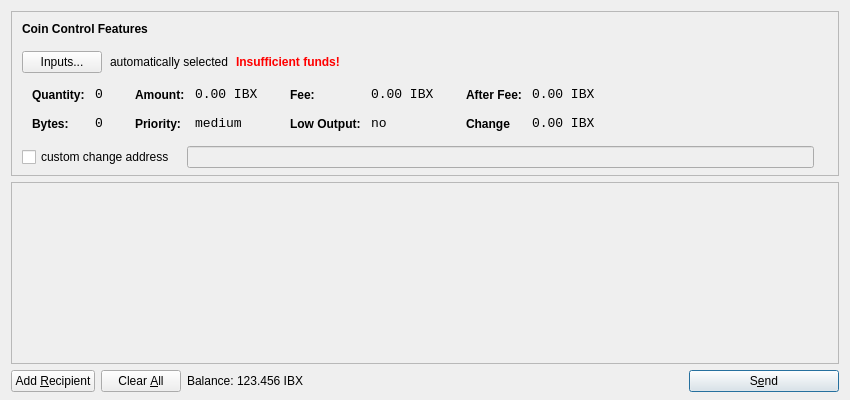
<?xml version="1.0" encoding="UTF-8"?>
<ui version="4.0">
 <class>SendCoinsDialog</class>
 <widget class="QDialog" name="SendCoinsDialog">
  <property name="geometry">
   <rect>
    <x>0</x>
    <y>0</y>
    <width>850</width>
    <height>400</height>
   </rect>
  </property>
  <property name="windowTitle">
   <string>Send Coins</string>
  </property>
  <layout class="QVBoxLayout" name="verticalLayout" stretch="0,1,0">
   <property name="bottomMargin">
    <number>8</number>
   </property>
   <item>
    <widget class="QFrame" name="frameCoinControl">
     <property name="sizePolicy">
      <sizepolicy hsizetype="Expanding" vsizetype="Expanding">
       <horstretch>0</horstretch>
       <verstretch>0</verstretch>
      </sizepolicy>
     </property>
     <property name="maximumSize">
      <size>
       <width>16777215</width>
       <height>16777215</height>
      </size>
     </property>
     <property name="frameShape">
      <enum>QFrame::StyledPanel</enum>
     </property>
     <property name="frameShadow">
      <enum>QFrame::Sunken</enum>
     </property>
     <layout class="QVBoxLayout" name="verticalLayoutCoinControl2">
      <property name="spacing">
       <number>-1</number>
      </property>
      <property name="leftMargin">
       <number>0</number>
      </property>
      <property name="topMargin">
       <number>0</number>
      </property>
      <property name="rightMargin">
       <number>0</number>
      </property>
      <property name="bottomMargin">
       <number>6</number>
      </property>
      <item>
       <layout class="QVBoxLayout" name="verticalLayoutCoinControl" stretch="0,0,0,0,1">
        <property name="spacing">
         <number>0</number>
        </property>
        <property name="leftMargin">
         <number>10</number>
        </property>
        <property name="topMargin">
         <number>10</number>
        </property>
        <item>
         <layout class="QHBoxLayout" name="horizontalLayoutCoinControl1">
          <property name="bottomMargin">
           <number>15</number>
          </property>
          <item>
           <widget class="QLabel" name="labelCoinControlFeatures">
            <property name="sizePolicy">
             <sizepolicy hsizetype="Preferred" vsizetype="Maximum">
              <horstretch>0</horstretch>
              <verstretch>0</verstretch>
             </sizepolicy>
            </property>
            <property name="font">
             <font>
              <weight>75</weight>
              <bold>true</bold>
             </font>
            </property>
            <property name="styleSheet">
             <string notr="true">font-weight:bold;</string>
            </property>
            <property name="text">
             <string>Coin Control Features</string>
            </property>
           </widget>
          </item>
         </layout>
        </item>
        <item>
         <layout class="QHBoxLayout" name="horizontalLayoutCoinControl2" stretch="0,0,0,0">
          <property name="spacing">
           <number>8</number>
          </property>
          <property name="bottomMargin">
           <number>10</number>
          </property>
          <item>
           <widget class="QPushButton" name="pushButtonCoinControl">
            <property name="styleSheet">
             <string notr="true"/>
            </property>
            <property name="text">
             <string>Inputs...</string>
            </property>
           </widget>
          </item>
          <item>
           <widget class="QLabel" name="labelCoinControlAutomaticallySelected">
            <property name="text">
             <string>automatically selected</string>
            </property>
            <property name="margin">
             <number>5</number>
            </property>
           </widget>
          </item>
          <item>
           <widget class="QLabel" name="labelCoinControlInsuffFunds">
            <property name="font">
             <font>
              <weight>75</weight>
              <bold>true</bold>
             </font>
            </property>
            <property name="styleSheet">
             <string notr="true">color:red;font-weight:bold;</string>
            </property>
            <property name="text">
             <string>Insufficient funds!</string>
            </property>
            <property name="margin">
             <number>5</number>
            </property>
           </widget>
          </item>
          <item>
           <spacer name="horizontalSpacerCoinControl">
            <property name="orientation">
             <enum>Qt::Horizontal</enum>
            </property>
            <property name="sizeHint" stdset="0">
             <size>
              <width>40</width>
              <height>1</height>
             </size>
            </property>
           </spacer>
          </item>
         </layout>
        </item>
        <item>
         <widget class="QWidget" name="widgetCoinControl" native="true">
          <property name="sizePolicy">
           <sizepolicy hsizetype="Preferred" vsizetype="Preferred">
            <horstretch>0</horstretch>
            <verstretch>0</verstretch>
           </sizepolicy>
          </property>
          <property name="minimumSize">
           <size>
            <width>0</width>
            <height>0</height>
           </size>
          </property>
          <property name="styleSheet">
           <string notr="true"/>
          </property>
          <layout class="QHBoxLayout" name="horizontalLayoutCoinControl5">
           <property name="margin">
            <number>0</number>
           </property>
           <item>
            <layout class="QHBoxLayout" name="horizontalLayoutCoinControl3" stretch="0,0,0,1">
             <property name="spacing">
              <number>20</number>
             </property>
             <property name="topMargin">
              <number>0</number>
             </property>
             <property name="bottomMargin">
              <number>10</number>
             </property>
             <item>
              <layout class="QFormLayout" name="formLayoutCoinControl1">
               <property name="horizontalSpacing">
                <number>10</number>
               </property>
               <property name="verticalSpacing">
                <number>14</number>
               </property>
               <property name="leftMargin">
                <number>10</number>
               </property>
               <property name="topMargin">
                <number>4</number>
               </property>
               <property name="rightMargin">
                <number>6</number>
               </property>
               <item row="0" column="0">
                <widget class="QLabel" name="labelCoinControlQuantityText">
                 <property name="styleSheet">
                  <string notr="true">font-weight:bold;</string>
                 </property>
                 <property name="text">
                  <string>Quantity:</string>
                 </property>
                 <property name="margin">
                  <number>0</number>
                 </property>
                </widget>
               </item>
               <item row="0" column="1">
                <widget class="QLabel" name="labelCoinControlQuantity">
                 <property name="font">
                  <font>
                   <family>Monospace</family>
                   <pointsize>10</pointsize>
                  </font>
                 </property>
                 <property name="cursor">
                  <cursorShape>IBeamCursor</cursorShape>
                 </property>
                 <property name="contextMenuPolicy">
                  <enum>Qt::ActionsContextMenu</enum>
                 </property>
                 <property name="text">
                  <string>0</string>
                 </property>
                 <property name="margin">
                  <number>0</number>
                 </property>
                 <property name="textInteractionFlags">
                  <set>Qt::LinksAccessibleByMouse|Qt::TextSelectableByKeyboard|Qt::TextSelectableByMouse</set>
                 </property>
                </widget>
               </item>
               <item row="1" column="0">
                <widget class="QLabel" name="labelCoinControlBytesText">
                 <property name="styleSheet">
                  <string notr="true">font-weight:bold;</string>
                 </property>
                 <property name="text">
                  <string>Bytes:</string>
                 </property>
                </widget>
               </item>
               <item row="1" column="1">
                <widget class="QLabel" name="labelCoinControlBytes">
                 <property name="font">
                  <font>
                   <family>Monospace</family>
                   <pointsize>10</pointsize>
                  </font>
                 </property>
                 <property name="cursor">
                  <cursorShape>IBeamCursor</cursorShape>
                 </property>
                 <property name="contextMenuPolicy">
                  <enum>Qt::ActionsContextMenu</enum>
                 </property>
                 <property name="text">
                  <string>0</string>
                 </property>
                 <property name="textInteractionFlags">
                  <set>Qt::LinksAccessibleByMouse|Qt::TextSelectableByKeyboard|Qt::TextSelectableByMouse</set>
                 </property>
                </widget>
               </item>
              </layout>
             </item>
             <item>
              <layout class="QFormLayout" name="formLayoutCoinControl2">
               <property name="horizontalSpacing">
                <number>10</number>
               </property>
               <property name="verticalSpacing">
                <number>14</number>
               </property>
               <property name="leftMargin">
                <number>6</number>
               </property>
               <property name="topMargin">
                <number>4</number>
               </property>
               <property name="rightMargin">
                <number>6</number>
               </property>
               <item row="0" column="0">
                <widget class="QLabel" name="labelCoinControlAmountText">
                 <property name="styleSheet">
                  <string notr="true">font-weight:bold;</string>
                 </property>
                 <property name="text">
                  <string>Amount:</string>
                 </property>
                 <property name="margin">
                  <number>0</number>
                 </property>
                </widget>
               </item>
               <item row="0" column="1">
                <widget class="QLabel" name="labelCoinControlAmount">
                 <property name="font">
                  <font>
                   <family>Monospace</family>
                   <pointsize>10</pointsize>
                  </font>
                 </property>
                 <property name="cursor">
                  <cursorShape>IBeamCursor</cursorShape>
                 </property>
                 <property name="contextMenuPolicy">
                  <enum>Qt::ActionsContextMenu</enum>
                 </property>
                 <property name="text">
                  <string>0.00 IBX</string>
                 </property>
                 <property name="textInteractionFlags">
                  <set>Qt::LinksAccessibleByMouse|Qt::TextSelectableByKeyboard|Qt::TextSelectableByMouse</set>
                 </property>
                </widget>
               </item>
               <item row="1" column="0">
                <widget class="QLabel" name="labelCoinControlPriorityText">
                 <property name="styleSheet">
                  <string notr="true">font-weight:bold;</string>
                 </property>
                 <property name="text">
                  <string>Priority:</string>
                 </property>
                </widget>
               </item>
               <item row="1" column="1">
                <widget class="QLabel" name="labelCoinControlPriority">
                 <property name="font">
                  <font>
                   <family>Monospace</family>
                   <pointsize>10</pointsize>
                  </font>
                 </property>
                 <property name="cursor">
                  <cursorShape>IBeamCursor</cursorShape>
                 </property>
                 <property name="contextMenuPolicy">
                  <enum>Qt::ActionsContextMenu</enum>
                 </property>
                 <property name="text">
                  <string>medium</string>
                 </property>
                 <property name="textInteractionFlags">
                  <set>Qt::LinksAccessibleByMouse|Qt::TextSelectableByKeyboard|Qt::TextSelectableByMouse</set>
                 </property>
                </widget>
               </item>
              </layout>
             </item>
             <item>
              <layout class="QFormLayout" name="formLayoutCoinControl3">
               <property name="horizontalSpacing">
                <number>10</number>
               </property>
               <property name="verticalSpacing">
                <number>14</number>
               </property>
               <property name="leftMargin">
                <number>6</number>
               </property>
               <property name="topMargin">
                <number>4</number>
               </property>
               <property name="rightMargin">
                <number>6</number>
               </property>
               <item row="0" column="0">
                <widget class="QLabel" name="labelCoinControlFeeText">
                 <property name="styleSheet">
                  <string notr="true">font-weight:bold;</string>
                 </property>
                 <property name="text">
                  <string>Fee:</string>
                 </property>
                 <property name="margin">
                  <number>0</number>
                 </property>
                </widget>
               </item>
               <item row="0" column="1">
                <widget class="QLabel" name="labelCoinControlFee">
                 <property name="font">
                  <font>
                   <family>Monospace</family>
                   <pointsize>10</pointsize>
                  </font>
                 </property>
                 <property name="cursor">
                  <cursorShape>IBeamCursor</cursorShape>
                 </property>
                 <property name="contextMenuPolicy">
                  <enum>Qt::ActionsContextMenu</enum>
                 </property>
                 <property name="text">
                  <string>0.00 IBX</string>
                 </property>
                 <property name="textInteractionFlags">
                  <set>Qt::LinksAccessibleByMouse|Qt::TextSelectableByKeyboard|Qt::TextSelectableByMouse</set>
                 </property>
                </widget>
               </item>
               <item row="1" column="0">
                <widget class="QLabel" name="labelCoinControlLowOutputText">
                 <property name="styleSheet">
                  <string notr="true">font-weight:bold;</string>
                 </property>
                 <property name="text">
                  <string>Low Output:</string>
                 </property>
                </widget>
               </item>
               <item row="1" column="1">
                <widget class="QLabel" name="labelCoinControlLowOutput">
                 <property name="font">
                  <font>
                   <family>Monospace</family>
                   <pointsize>10</pointsize>
                  </font>
                 </property>
                 <property name="cursor">
                  <cursorShape>IBeamCursor</cursorShape>
                 </property>
                 <property name="contextMenuPolicy">
                  <enum>Qt::ActionsContextMenu</enum>
                 </property>
                 <property name="text">
                  <string>no</string>
                 </property>
                 <property name="textInteractionFlags">
                  <set>Qt::LinksAccessibleByMouse|Qt::TextSelectableByKeyboard|Qt::TextSelectableByMouse</set>
                 </property>
                </widget>
               </item>
              </layout>
             </item>
             <item>
              <layout class="QFormLayout" name="formLayoutCoinControl4">
               <property name="horizontalSpacing">
                <number>10</number>
               </property>
               <property name="verticalSpacing">
                <number>14</number>
               </property>
               <property name="leftMargin">
                <number>6</number>
               </property>
               <property name="topMargin">
                <number>4</number>
               </property>
               <property name="rightMargin">
                <number>6</number>
               </property>
               <item row="0" column="0">
                <widget class="QLabel" name="labelCoinControlAfterFeeText">
                 <property name="styleSheet">
                  <string notr="true">font-weight:bold;</string>
                 </property>
                 <property name="text">
                  <string>After Fee:</string>
                 </property>
                 <property name="margin">
                  <number>0</number>
                 </property>
                </widget>
               </item>
               <item row="0" column="1">
                <widget class="QLabel" name="labelCoinControlAfterFee">
                 <property name="font">
                  <font>
                   <family>Monospace</family>
                   <pointsize>10</pointsize>
                  </font>
                 </property>
                 <property name="cursor">
                  <cursorShape>IBeamCursor</cursorShape>
                 </property>
                 <property name="contextMenuPolicy">
                  <enum>Qt::ActionsContextMenu</enum>
                 </property>
                 <property name="text">
                  <string>0.00 IBX</string>
                 </property>
                 <property name="textInteractionFlags">
                  <set>Qt::LinksAccessibleByMouse|Qt::TextSelectableByKeyboard|Qt::TextSelectableByMouse</set>
                 </property>
                </widget>
               </item>
               <item row="1" column="0">
                <widget class="QLabel" name="labelCoinControlChangeText">
                 <property name="styleSheet">
                  <string notr="true">font-weight:bold;</string>
                 </property>
                 <property name="text">
                  <string>Change</string>
                 </property>
                </widget>
               </item>
               <item row="1" column="1">
                <widget class="QLabel" name="labelCoinControlChange">
                 <property name="font">
                  <font>
                   <family>Monospace</family>
                   <pointsize>10</pointsize>
                  </font>
                 </property>
                 <property name="cursor">
                  <cursorShape>IBeamCursor</cursorShape>
                 </property>
                 <property name="contextMenuPolicy">
                  <enum>Qt::ActionsContextMenu</enum>
                 </property>
                 <property name="text">
                  <string>0.00 IBX</string>
                 </property>
                 <property name="textInteractionFlags">
                  <set>Qt::LinksAccessibleByMouse|Qt::TextSelectableByKeyboard|Qt::TextSelectableByMouse</set>
                 </property>
                </widget>
               </item>
              </layout>
             </item>
            </layout>
           </item>
          </layout>
         </widget>
        </item>
        <item>
         <layout class="QHBoxLayout" name="horizontalLayoutCoinControl4" stretch="0,0,0">
          <property name="spacing">
           <number>12</number>
          </property>
          <property name="sizeConstraint">
           <enum>QLayout::SetDefaultConstraint</enum>
          </property>
          <property name="topMargin">
           <number>5</number>
          </property>
          <property name="rightMargin">
           <number>5</number>
          </property>
          <item>
           <widget class="QCheckBox" name="checkBoxCoinControlChange">
            <property name="text">
             <string>custom change address</string>
            </property>
           </widget>
          </item>
          <item>
           <widget class="QLineEdit" name="lineEditCoinControlChange">
            <property name="enabled">
             <bool>false</bool>
            </property>
            <property name="sizePolicy">
             <sizepolicy hsizetype="Expanding" vsizetype="Fixed">
              <horstretch>0</horstretch>
              <verstretch>0</verstretch>
             </sizepolicy>
            </property>
           </widget>
          </item>
          <item>
           <widget class="QLabel" name="labelCoinControlChangeLabel">
            <property name="sizePolicy">
             <sizepolicy hsizetype="Preferred" vsizetype="Expanding">
              <horstretch>0</horstretch>
              <verstretch>0</verstretch>
             </sizepolicy>
            </property>
            <property name="minimumSize">
             <size>
              <width>0</width>
              <height>0</height>
             </size>
            </property>
            <property name="text">
             <string/>
            </property>
            <property name="margin">
             <number>3</number>
            </property>
           </widget>
          </item>
         </layout>
        </item>
        <item>
         <spacer name="verticalSpacerCoinControl">
          <property name="orientation">
           <enum>Qt::Vertical</enum>
          </property>
          <property name="sizeHint" stdset="0">
           <size>
            <width>800</width>
            <height>1</height>
           </size>
          </property>
         </spacer>
        </item>
       </layout>
      </item>
     </layout>
    </widget>
   </item>
   <item>
    <widget class="QScrollArea" name="scrollArea">
     <property name="widgetResizable">
      <bool>true</bool>
     </property>
     <widget class="QWidget" name="scrollAreaWidgetContents">
      <property name="geometry">
       <rect>
        <x>0</x>
        <y>0</y>
        <width>830</width>
        <height>165</height>
       </rect>
      </property>
      <layout class="QVBoxLayout" name="verticalLayout_2">
       <property name="margin">
        <number>0</number>
       </property>
       <item>
        <layout class="QVBoxLayout" name="entries">
         <property name="spacing">
          <number>6</number>
         </property>
        </layout>
       </item>
       <item>
        <spacer name="verticalSpacer">
         <property name="orientation">
          <enum>Qt::Vertical</enum>
         </property>
         <property name="sizeHint" stdset="0">
          <size>
           <width>20</width>
           <height>40</height>
          </size>
         </property>
        </spacer>
       </item>
      </layout>
     </widget>
    </widget>
   </item>
   <item>
    <layout class="QHBoxLayout" name="horizontalLayout">
     <item>
      <widget class="QPushButton" name="addButton">
       <property name="toolTip">
        <string>Send to multiple recipients at once</string>
       </property>
       <property name="text">
        <string>Add &amp;Recipient</string>
       </property>
       <property name="icon">
        <iconset resource="../bitcoin.qrc">
         <normaloff>:/icons/add</normaloff>:/icons/add</iconset>
       </property>
       <property name="autoDefault">
        <bool>false</bool>
       </property>
      </widget>
     </item>
     <item>
      <widget class="QPushButton" name="clearButton">
       <property name="sizePolicy">
        <sizepolicy hsizetype="Minimum" vsizetype="Fixed">
         <horstretch>0</horstretch>
         <verstretch>0</verstretch>
        </sizepolicy>
       </property>
       <property name="toolTip">
        <string>Remove all transaction fields</string>
       </property>
       <property name="text">
        <string>Clear &amp;All</string>
       </property>
       <property name="icon">
        <iconset resource="../bitcoin.qrc">
         <normaloff>:/icons/remove</normaloff>:/icons/remove</iconset>
       </property>
       <property name="autoRepeatDelay">
        <number>300</number>
       </property>
       <property name="autoDefault">
        <bool>false</bool>
       </property>
      </widget>
     </item>
     <item>
      <layout class="QHBoxLayout" name="horizontalLayout_2">
       <property name="spacing">
        <number>3</number>
       </property>
       <item>
        <widget class="QLabel" name="label">
         <property name="sizePolicy">
          <sizepolicy hsizetype="Preferred" vsizetype="Fixed">
           <horstretch>0</horstretch>
           <verstretch>0</verstretch>
          </sizepolicy>
         </property>
         <property name="text">
          <string>Balance:</string>
         </property>
        </widget>
       </item>
       <item>
        <widget class="QLabel" name="labelBalance">
         <property name="sizePolicy">
          <sizepolicy hsizetype="Preferred" vsizetype="Fixed">
           <horstretch>0</horstretch>
           <verstretch>0</verstretch>
          </sizepolicy>
         </property>
         <property name="cursor">
          <cursorShape>IBeamCursor</cursorShape>
         </property>
         <property name="text">
          <string>123.456 IBX</string>
         </property>
         <property name="textInteractionFlags">
          <set>Qt::LinksAccessibleByMouse|Qt::TextSelectableByKeyboard|Qt::TextSelectableByMouse</set>
         </property>
        </widget>
       </item>
      </layout>
     </item>
     <item>
      <spacer name="horizontalSpacer">
       <property name="orientation">
        <enum>Qt::Horizontal</enum>
       </property>
       <property name="sizeHint" stdset="0">
        <size>
         <width>40</width>
         <height>20</height>
        </size>
       </property>
      </spacer>
     </item>
     <item>
      <widget class="QPushButton" name="sendButton">
       <property name="minimumSize">
        <size>
         <width>150</width>
         <height>0</height>
        </size>
       </property>
       <property name="toolTip">
        <string>Confirm the send action</string>
       </property>
       <property name="text">
        <string>S&amp;end</string>
       </property>
       <property name="icon">
        <iconset resource="../bitcoin.qrc">
         <normaloff>:/icons/send</normaloff>:/icons/send</iconset>
       </property>
       <property name="default">
        <bool>true</bool>
       </property>
      </widget>
     </item>
    </layout>
   </item>
  </layout>
 </widget>
 <resources>
  <include location="../bitcoin.qrc"/>
 </resources>
 <connections/>
</ui>
